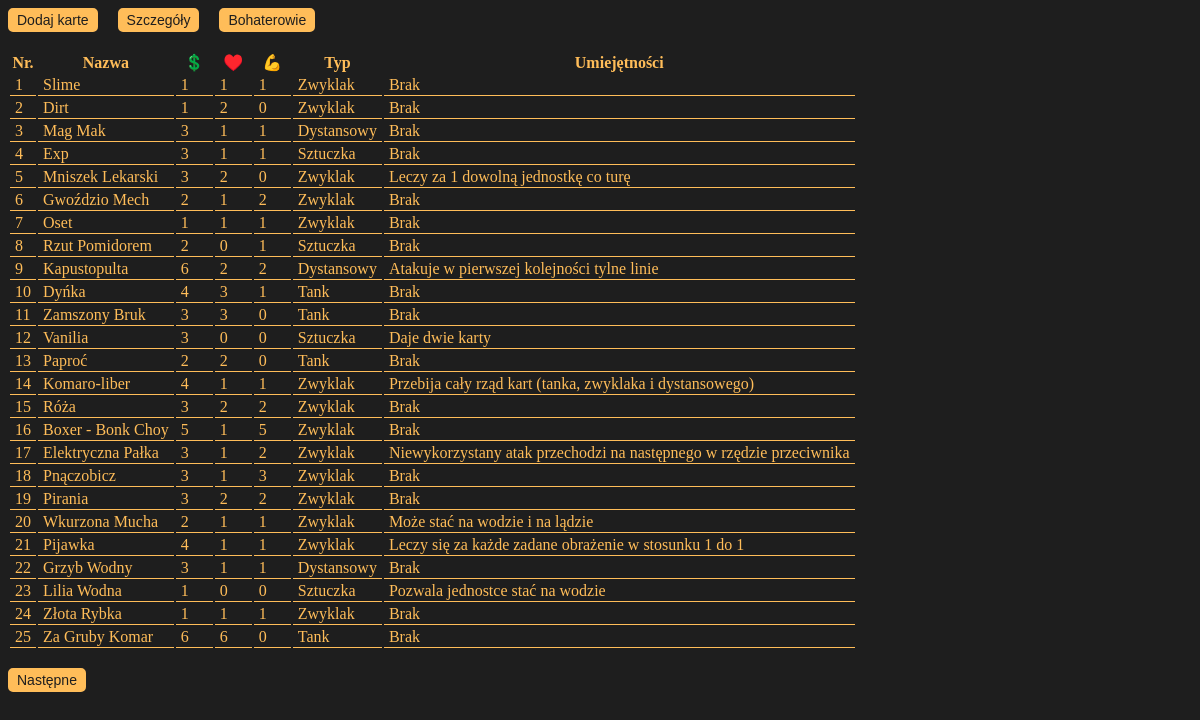
The page /show.php on the database its author committed.
### tables this page shows
CREATE TABLE `karty` (
  `id` int(11) NOT NULL,
  `Nazwa` varchar(50) NOT NULL,
  `Cena` int(11) NOT NULL,
  `HP` int(11) NOT NULL,
  `Atak` int(11) NOT NULL,
  `Temperatura` int(11) NOT NULL,
  `Typ` int(11) NOT NULL,
  `Skill_Spec` text NOT NULL,
  `Opis` text NOT NULL,
  `Wystepowanie` int(11) NOT NULL
);

CREATE TABLE `typ` (
  `id` int(11) NOT NULL,
  `Nazwa` varchar(50) NOT NULL,
  `Opis` text NOT NULL
);

### show.php (the view, shortened to what this page needs)
<!doctype html>
<html lang="pl">
<head>
    <link rel="stylesheet" href="main.css">
</head>
<body>
    <div style="float: left; padding-right: 20px">
        <form action="index.php">
            <button>Dodaj karte</button><br><br>
        </form>
    </div>
    <div style="float: left; padding-right: 20px">
        <form action="details.php">
            <button>Szczegóły</button><br><br>
        </form>
    </div>
    <div>
        <form action="show_heroes.php">
            <button>Bohaterowie</button><br><br>
        </form>
    </div>
    <table>
        <tr>
            <th>Nr.</th>
            <th>Nazwa</th>
            <th id="small_one">💲</th>
            <th id="small_one">♥️</th>
            <th id="small_one">💪</th>
            <th>Typ</th>
            <th>Umiejętności</th>
        </tr>
        <?php
            $id_start = $_SESSION["id_start"];
            $id_end = $id_start + 25;
            $baza = new mysqli("localhost", "root", "", "karty_ike");
            $sql = "SELECT karty.id as ids, karty.Nazwa as Naz, typ.Nazwa as Nazwa_Typu, Cena, HP, Atak, Skill_Spec, typ.Nazwa FROM karty, typ WHERE karty.Typ=typ.id AND karty.id > " . $id_start . " AND karty.id <= " . $id_end;
            $result = $baza->query($sql);
            if ($result->num_rows > 0) {
                while($row = $result->fetch_assoc()) {
                    echo "<tr>";
                    echo "<td>" . $row["ids"] . "</td>";
                    echo "<td>" . $row["Naz"] . "</td>";
                    if ($row["Cena"] == -1){
                        echo "<td>?</td>";
                    } else {
                        echo "<td>" . $row["Cena"] . "</td>";
                    }
                    echo "<td>" . $row["HP"] . "</td>";
                    echo "<td>" . $row["Atak"] . "</td>";
                    echo "<td>" . $row["Nazwa_Typu"] . "</td>";
                    echo "<td>" . $row["Skill_Spec"] . "</td>";
                    echo "</tr>";
                }
            }
        ?>
    </table><br>
    <?php
    $amount = "SELECT COUNT(id) as total FROM karty";
    $result = $baza->query($amount);
    if ($result->num_rows > 0) {
        while ($row = $result->fetch_assoc()) {
            if ($id_end < $row["total"]){
                echo '<div style="float: left">';
                    echo '<form method="post" action="next_one.php">';
                        echo '<button>Następne</button>';
                    echo '</form>';
                echo '</div>';
            }
        }
    }
    ?>
</body>
</html>

### main.css (style rules this page uses)
body { background-color: #1e1e1e; color: #ffbd59; }
button { background-color: #ffbd59; font-size: 14px; color: #1e1e1e; border: 3px solid #ffbd59; border-radius: 5px; }

### show.php (style rules this page uses)
tr, td { border-bottom: 1px solid #ffbd59; border-collapse: collapse; padding-left: 5px; padding-right: 5px; background-color: #1e1e1e; }
#small_one { width: 35px; }

### rows shown on the page
karty: id "1", Nazwa "Slime", Cena "1", HP "1", Atak "1", Typ.Nazwa "Zwyklak", Skill_Spec "Brak"
karty: id "2", Nazwa "Dirt", Cena "1", HP "2", Atak "0", Typ.Nazwa "Zwyklak", Skill_Spec "Brak"
karty: id "3", Nazwa "Mag Mak", Cena "3", HP "1", Atak "1", Typ.Nazwa "Dystansowy", Skill_Spec "Brak"
karty: id "4", Nazwa "Exp", Cena "3", HP "1", Atak "1", Typ.Nazwa "Sztuczka", Skill_Spec "Brak"
karty: id "5", Nazwa "Mniszek Lekarski", Cena "3", HP "2", Atak "0", Typ.Nazwa "Zwyklak", Skill_Spec "Leczy za 1 dowolną jednostkę co turę"
karty: id "6", Nazwa "Gwoździo Mech", Cena "2", HP "1", Atak "2", Typ.Nazwa "Zwyklak", Skill_Spec "Brak"
karty: id "7", Nazwa "Oset", Cena "1", HP "1", Atak "1", Typ.Nazwa "Zwyklak", Skill_Spec "Brak"
karty: id "8", Nazwa "Rzut Pomidorem", Cena "2", HP "0", Atak "1", Typ.Nazwa "Sztuczka", Skill_Spec "Brak"
karty: id "9", Nazwa "Kapustopulta", Cena "6", HP "2", Atak "2", Typ.Nazwa "Dystansowy", Skill_Spec "Atakuje w pierwszej kolejności tylne linie"
karty: id "10", Nazwa "Dyńka", Cena "4", HP "3", Atak "1", Typ.Nazwa "Tank", Skill_Spec "Brak"
karty: id "11", Nazwa "Zamszony Bruk", Cena "3", HP "3", Atak "0", Typ.Nazwa "Tank", Skill_Spec "Brak"
karty: id "12", Nazwa "Vanilia", Cena "3", HP "0", Atak "0", Typ.Nazwa "Sztuczka", Skill_Spec "Daje dwie karty"
karty: id "13", Nazwa "Paproć", Cena "2", HP "2", Atak "0", Typ.Nazwa "Tank", Skill_Spec "Brak"
karty: id "14", Nazwa "Komaro-liber", Cena "4", HP "1", Atak "1", Typ.Nazwa "Zwyklak", Skill_Spec "Przebija cały rząd kart (tanka, zwyklaka i dystansowego)"
karty: id "15", Nazwa "Róża", Cena "3", HP "2", Atak "2", Typ.Nazwa "Zwyklak", Skill_Spec "Brak"
karty: id "16", Nazwa "Boxer - Bonk Choy", Cena "5", HP "1", Atak "5", Typ.Nazwa "Zwyklak", Skill_Spec "Brak"
karty: id "17", Nazwa "Elektryczna Pałka", Cena "3", HP "1", Atak "2", Typ.Nazwa "Zwyklak", Skill_Spec "Niewykorzystany atak przechodzi na następnego w rzędzie przeciwnika"
karty: id "18", Nazwa "Pnączobicz", Cena "3", HP "1", Atak "3", Typ.Nazwa "Zwyklak", Skill_Spec "Brak"
karty: id "19", Nazwa "Pirania", Cena "3", HP "2", Atak "2", Typ.Nazwa "Zwyklak", Skill_Spec "Brak"
karty: id "20", Nazwa "Wkurzona Mucha", Cena "2", HP "1", Atak "1", Typ.Nazwa "Zwyklak", Skill_Spec "Może stać na wodzie i na lądzie"
karty: id "21", Nazwa "Pijawka", Cena "4", HP "1", Atak "1", Typ.Nazwa "Zwyklak", Skill_Spec "Leczy się za każde zadane obrażenie w stosunku 1 do 1"
karty: id "22", Nazwa "Grzyb Wodny", Cena "3", HP "1", Atak "1", Typ.Nazwa "Dystansowy", Skill_Spec "Brak"
karty: id "23", Nazwa "Lilia Wodna", Cena "1", HP "0", Atak "0", Typ.Nazwa "Sztuczka", Skill_Spec "Pozwala jednostce stać na wodzie"
karty: id "24", Nazwa "Złota Rybka", Cena "1", HP "1", Atak "1", Typ.Nazwa "Zwyklak", Skill_Spec "Brak"
karty: id "25", Nazwa "Za Gruby Komar", Cena "6", HP "6", Atak "0", Typ.Nazwa "Tank", Skill_Spec "Brak"
